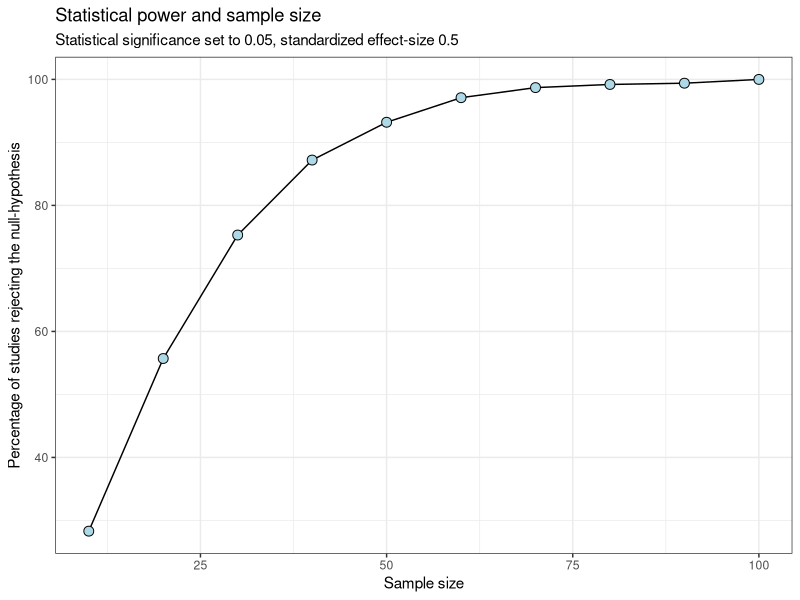
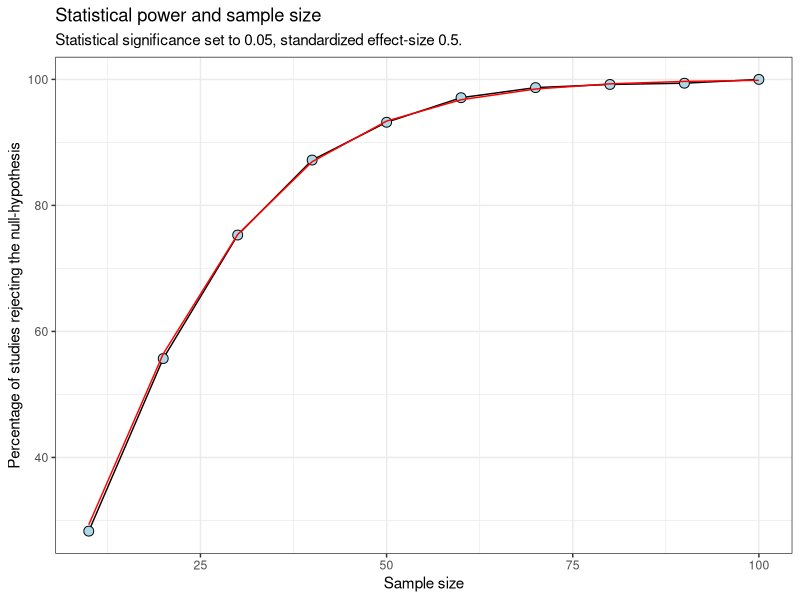
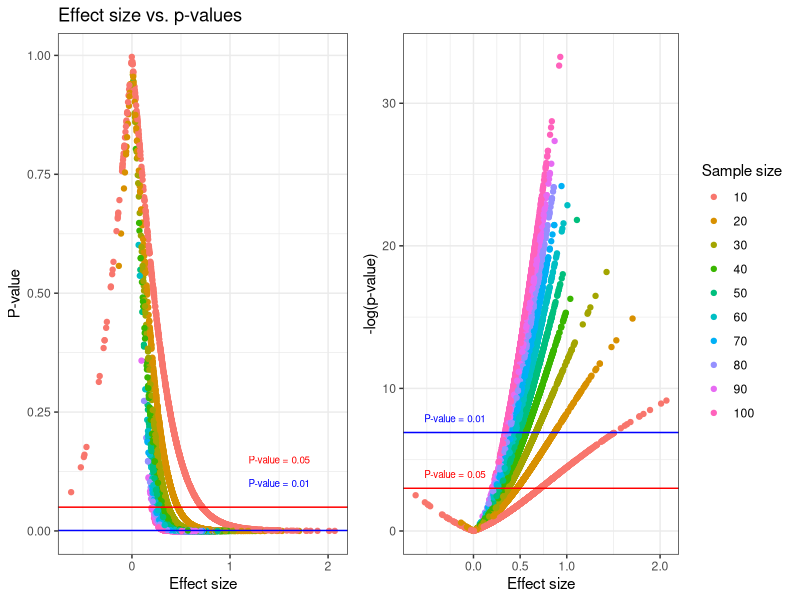
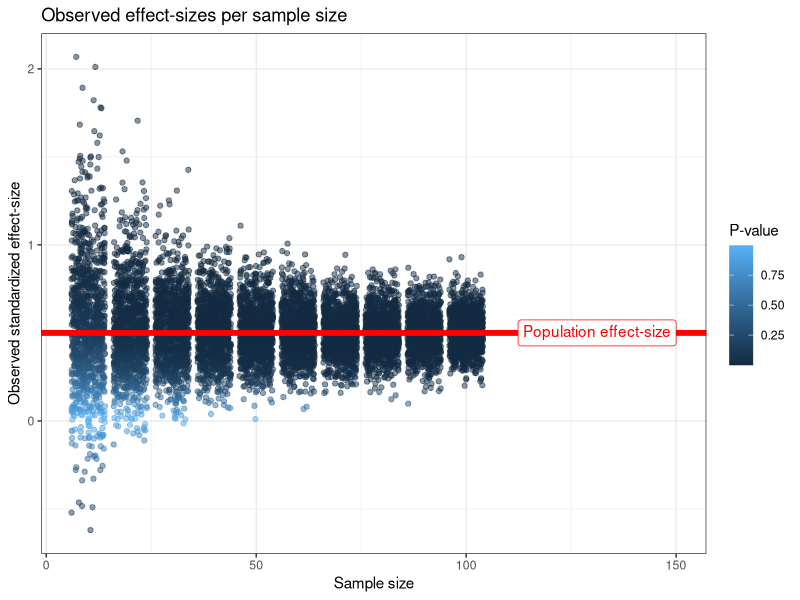
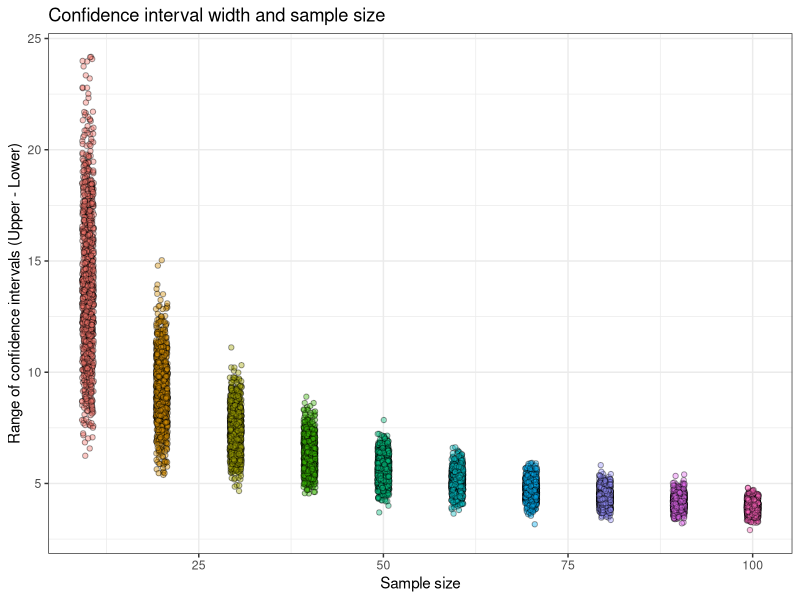
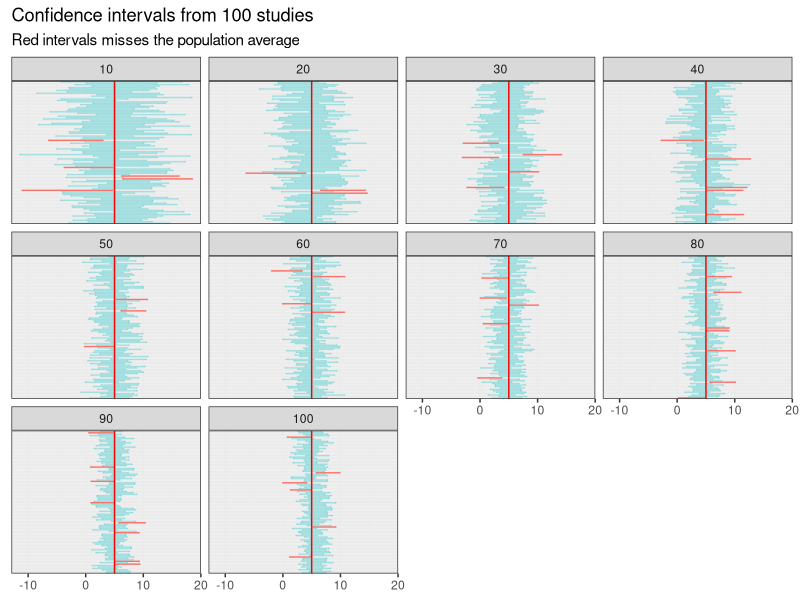
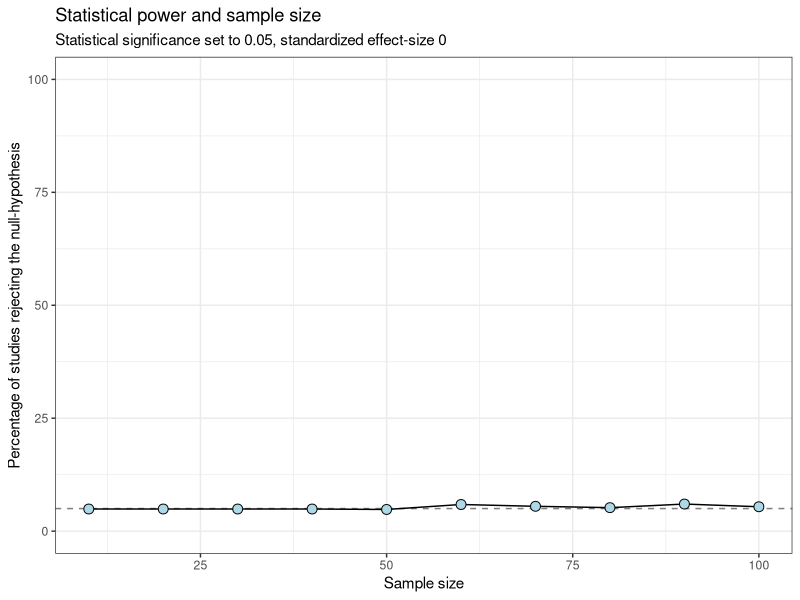
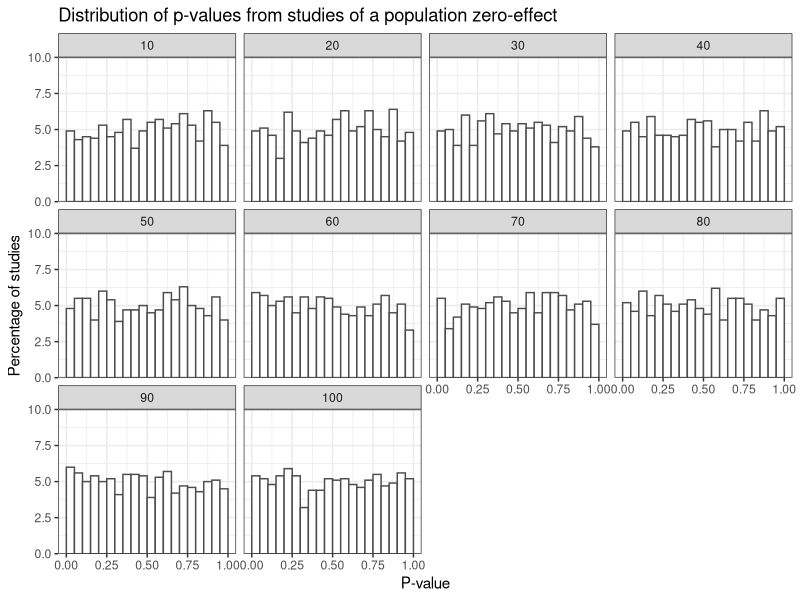

Write R code to recreate these figures, in order.
## ---- chunk 1
#| echo: true
#| message: false
#| warning: false



library(tidyverse)
set.seed(1)


# Create a population to sample from with a known effect
# In standardized terms, the population effect is 0.5 = mean / sd.
population <- rnorm(10^6, 5, 10) 

# Calculate the population effect size 
pop.es <- mean(population) / sd(population)


results_total <- list()

# 0. Inside for-loop:
for(i in 1:1000) {
  
# 1. Sample from the population with sample size 10 to 100
  
  # 1.1 create a vector of sample sizes
  sample.sizes <- seq(from = 10, to = 100, by = 10)
  # 1.2 create a list to store results
  results_sub <- list()
  
  # 1.3 Inside a nested for-loop, perform sampling with each sample size
  for(j in 1:length(sample.sizes)) {
    
  samp <- sample(population, sample.sizes[j], 
                 replace = FALSE)
  
  
# 2. Create a model
  m <- lm(y ~ 1, data = data.frame(y = samp))
  
  # 2.1 Store results from each model as a data frame in a list:
 results_sub[[j]] <- data.frame(mean = coef(summary(m))[1, 1],  # Estimated mean
             se = coef(summary(m))[1, 2],  # Standard error
             pval = coef(summary(m))[1, 4],  # p-value
             ci.lwr = confint(m)[1], # confidence interval 
             ci.upr = confint(m)[2], # confidence interval
             effect.size = mean(samp) / sd(samp),
             sample.size = sample.sizes[j]) # Sample size
  
    
    
  }
  # 2.2 Combine all data frames from each sample size as a data frame in a list
  results_total[[i]] <- bind_rows(results_sub)

  
  # 3. Repeat 1 and 2 1000 times, performing 1000 studies each with 
  # sample sizes 10 to 100.
  
}

# Combine all results
results_total <- bind_rows(results_total)

## ---- chunk 2
#| echo: true
#| message: false
#| warning: false


# Count numbers of studies with p < 0.05
results_total %>%
  filter(pval < 0.05) %>%
  group_by(sample.size) %>%
  summarise(n = n(), 
            prop = n / 1000) %>%
  ggplot(aes(sample.size, 100 * prop)) + geom_line() + geom_point(shape = 21, fill = "lightblue", size = 3) + 
  labs(x = "Sample size", 
       y = "Percentage of studies rejecting the null-hypothesis", 
       title = "Statistical power and sample size", 
       subtitle = "Statistical significance set to 0.05, standardized effect-size 0.5") +
  theme_bw()

## ---- chunk 3
#| fig-cap: "Power analysis using simulations (blue circles) and analytically (red line)"
#| echo: true
#| message: false
#| warning: false


library(pwr)

sample.sizes <- seq(from = 10, to = 100, by = 10)
results.pwr <- list()

for(i in 1:length(sample.sizes)) {
  
  pwr_analysis <- pwr.t.test(type = "one.sample", d = 5/10, sig.level = 0.05, n = sample.sizes[i])
  

  results.pwr[[i]] <- data.frame(sample.size = sample.sizes[i], 
                                 prop = pwr_analysis$power)
  
  
  }

results.pwr <- bind_rows(results.pwr)

# Count numbers of studies with p < 0.05
results_total %>%
  filter(pval < 0.05) %>%
  group_by(sample.size) %>%
  summarise(n = n(), 
            prop = n / 1000) %>%
  ggplot(aes(sample.size, 100 * prop)) + 
  geom_line() + 
  geom_point(shape = 21, fill = "lightblue", size = 3) + 
  
  geom_line(data = results.pwr, color = "red") +
  
  labs(x = "Sample size", 
       y = "Percentage of studies rejecting the null-hypothesis", 
       title = "Statistical power and sample size", 
       subtitle = "Statistical significance set to 0.05, standardized effect-size 0.5.") +
  theme_bw()


## ---- chunk 4
#| echo: true
#| message: false
#| warning: false


library(cowplot)


plotA <- results_total %>%
  ggplot(aes(effect.size, pval, 
             color = as.factor(sample.size))) + geom_point() +
  labs(color = "Sample size") +
  
    geom_hline(yintercept = 0.05, color = "red") + 
  annotate("text", x = 1.5, y = 0.05 + 0.1, 
           color = "red",
           label = "P-value = 0.05", 
           size = 2.5) +
  
  geom_hline(yintercept = 0.001, color = "blue") + 
  annotate("text", x = 1.5, y = 0.001 + 0.1, 
           color = "blue",
           label = "P-value = 0.01", 
           size = 2.5) +
  
  labs(title = "Effect size vs. p-values", 
       x = "Effect size", 
       y = "P-value") + 

  theme_bw() + 
  theme(legend.position = "none")



plotB <- results_total %>%
  ggplot(aes(effect.size, -log(pval), 
             color = as.factor(sample.size))) + geom_point() +
  labs(color = "Sample size", 
       title = " ", 
       x = "Effect size", 
       y = "-log(p-value)") +
  
  geom_hline(yintercept = -log(0.05), color = "red") + 
  annotate("text", x = -0.2, y = -log(0.05) + 1, 
           color = "red",
           label = "P-value = 0.05", 
           size = 2.5) +
  
  geom_hline(yintercept = -log(0.001), color = "blue") + 
  annotate("text", x = -0.2, y = -log(0.001) + 1, 
           color = "blue",
           label = "P-value = 0.01", 
           size = 2.5) +
  scale_x_continuous(breaks = c(0, 0.5, 1, 2)) +
  
  
  theme_bw()

library(cowplot)
plot_grid(plotA, plotB, ncol = 2, rel_widths = c(0.8, 1))

## ---- chunk 5
#| echo: true
#| message: false
#| warning: false


library(ggtext)

results_total %>%
  ggplot(aes(sample.size, effect.size, color = pval)) + 
  
  geom_point(position = position_jitter(), alpha = 0.5) +
    geom_hline(yintercept = pop.es, lty = 1, size = 2, color = "red") +
  labs(x = "Sample size", 
       y = "Observed standardized effect-size", 
       color = "P-value", 
           title = "Observed effect-sizes per sample size") +
  annotate("richtext", x = 150, y = pop.es, 
           color = "red", 
           hjust = 1,
           label = "Population effect-size") +
  theme_bw()




## ---- chunk 6
#| echo: true
#| message: false
#| warning: false



results_total %>%
  ggplot(aes(sample.size, ci.upr-ci.lwr, fill = as.factor(sample.size))) +
  geom_point(position = position_jitter(width = 0.8),
             shape = 21, alpha = 0.4) +
  labs(x = "Sample size", 
       y = "Range of confidence intervals (Upper - Lower)", 
       title = "Confidence interval width and sample size") + 
  theme_bw() +
  theme(legend.position = "none")
## ---- chunk 7
#| echo: true
#| message: false
#| warning: false



library(knitr)

results_total %>% 
  mutate(ci_width = ci.upr-ci.lwr) %>%
  group_by(sample.size) %>%
  summarise(ci_width = mean(ci_width)) %>%
  kable(col.names = c("Sample size", "95% CI width"), 
        digits = c(1, 1))


## ---- chunk 8

#| echo: true
#| message: false
#| warning: false



results_total %>%
  mutate(sig = if_else(ci.lwr <= 5 & ci.upr >= 5, "sig", "ns"), 
         interval = paste0(rep(seq(1:1000), each = 10))) %>%
  filter(sig == "sig") %>%
  group_by(sample.size) %>%
  summarise(prop = 100 * (n() / 1000)) %>%
    kable(col.names = c("Sample size", "Proportion of 95% CI finding the true effect"), 
        digits = c(1, 1))
## ---- chunk 9

#| echo: true
#| message: false
#| warning: false


results_total %>%
  mutate(sig = if_else(ci.lwr <= 5 & ci.upr >= 5, "sig", "ns"), 
         interval = paste0(rep(seq(1:1000), each = 10))) %>%
  filter(interval %in% seq(1:100)) %>%
  
  ggplot(aes(mean, interval, color = sig, alpha = sig)) + 
  geom_errorbarh(aes(xmin = ci.lwr, 
                    xmax = ci.upr)) + 
  
  scale_alpha_manual(values = c(1, 0.3)) +
  
  geom_vline(xintercept = 5, color = "red") +
  
  facet_wrap(~ sample.size) + 
  
  labs(title = "Confidence intervals from 100 studies", 
       subtitle = "Red intervals misses the population average") +
  theme_bw() +
  
  theme(axis.text.y = element_blank(), 
        axis.ticks.y = element_blank(), 
        legend.position = "none", 
        axis.title = element_blank())

## ---- chunk 10

#| echo: true
#| message: false
#| warning: false



library(tidyverse)
set.seed(1)


# Create a population to sample from with a known effect
# In standardized terms, the population effect is 0 = mean / sd.
population <- rnorm(10^6, 0, 10) 

# Calculate the population effect size 
pop.es <- mean(population) / sd(population)


results_total_null <- list()


# 0. Inside for-loop:
for(i in 1:1000) {
  
# 1. Sample from the population with sample size 10 to 100
  
  # 1.1 create a vector of sample sizes
  sample.sizes <- seq(from = 10, to = 100, by = 10)
  # 1.2 create a list to store results
  results_sub <- list()
  
  # 1.3 Inside a nested for-loop, perform sampling with each sample size
  for(j in 1:length(sample.sizes)) {
    
  samp <- sample(population, sample.sizes[j], 
                 replace = FALSE)
  
  
# 2. Create a model
  
  m <- lm(y ~ 1, data = data.frame(y = samp))
  
  # 2.1 Store results from each model as a data frame in a list:
  
 results_sub[[j]] <- data.frame(mean = coef(summary(m))[1, 1],  # Estimated mean
             se = coef(summary(m))[1, 2],  # Standard error
             pval = coef(summary(m))[1, 4],  # p-value
             ci.lwr = confint(m)[1], # confidence interval 
             ci.upr = confint(m)[2], # confidence interval
             effect.size = mean(samp) / sd(samp),
             sample.size = sample.sizes[j]) # Sample size
  
    
    
  }
  # 2.2 Combine all data frames from each sample size as a data frame in a list

  results_total_null[[i]] <- bind_rows(results_sub)

  
  # 3. Repeat 1 and 2 1000 times, performing 1000 studies each with 
  # sample sizes 10 to 100.
  
  # If we use a "progress bar"
  # setTxtProgressBar(pb, i)
  
}

# Close the progress bar
# close(pb)

# Combine all results
results_total_null <- bind_rows(results_total_null)

## ---- chunk 11
#| echo: true
#| message: false
#| warning: false

# Count numbers of studies with p < 0.05
results_total_null %>%
  filter(pval < 0.05) %>%
  group_by(sample.size) %>%
  summarise(n = n(), 
            prop = n / 1000) %>%
  ggplot(aes(sample.size, 100 * prop)) + 
  geom_hline(yintercept = 5, lty = 2, color = "grey50") +
  geom_line() + 
  geom_point(shape = 21, fill = "lightblue", size = 3) + 
  labs(x = "Sample size", 
       y = "Percentage of studies rejecting the null-hypothesis", 
       title = "Statistical power and sample size", 
       subtitle = "Statistical significance set to 0.05, standardized effect-size 0") +
  scale_y_continuous(limits = c(0, 100)) +
  theme_bw()

## ---- chunk 12
#| echo: true
#| message: false
#| warning: false

results_total_null %>%
  ggplot(aes(pval)) + 
  geom_histogram(aes(y=100 * ..count../1000), 
                 binwidth = 0.05, boundary = 0, color = "gray30", fill = "white") + 
  labs(x = "P-value", 
       y = "Percentage of studies", 
       title = "Distribution of p-values from studies of a population zero-effect") +
  scale_y_continuous(limits = c(0, 10), expand = c(0, 0)) +
  facet_wrap(~ sample.size) +
  theme_bw()



## ---- chunk 13
#| echo: true
#| message: false
#| warning: false

results_total %>%
  filter(sample.size == 50, 
         pval <= 0.05) %>%
    ggplot(aes(pval)) + 
  geom_histogram(aes(y=100 * ..count../1000), 
                 binwidth = 0.005, boundary = 0, color = "gray30", fill = "darkolivegreen4") +
  
  
    geom_histogram(data = results_total_null %>%
                          filter(sample.size == 50, 
                                  pval <= 0.05), 
  aes(y=100 * ..count../1000), 
                 binwidth = 0.005, boundary = 0, color = "gray30", fill = "darkblue") +
  
    labs(x = "P-value", 
       y = "Percentage of studies", 
       title = "Distribution of p-values from studies of true zero-effect and true d = 0.5", 
       subtitle = "Sample size: n = 50") +
  annotate("text", x = 0.03, y = 5, label = "Population effect: 0", color = "darkblue") +
  annotate("text", x = 0.03, y = 6, label = "Population effect: 0.5", color = "darkolivegreen4") +
  coord_cartesian(ylim=c(0,10)) +
  theme_bw()
